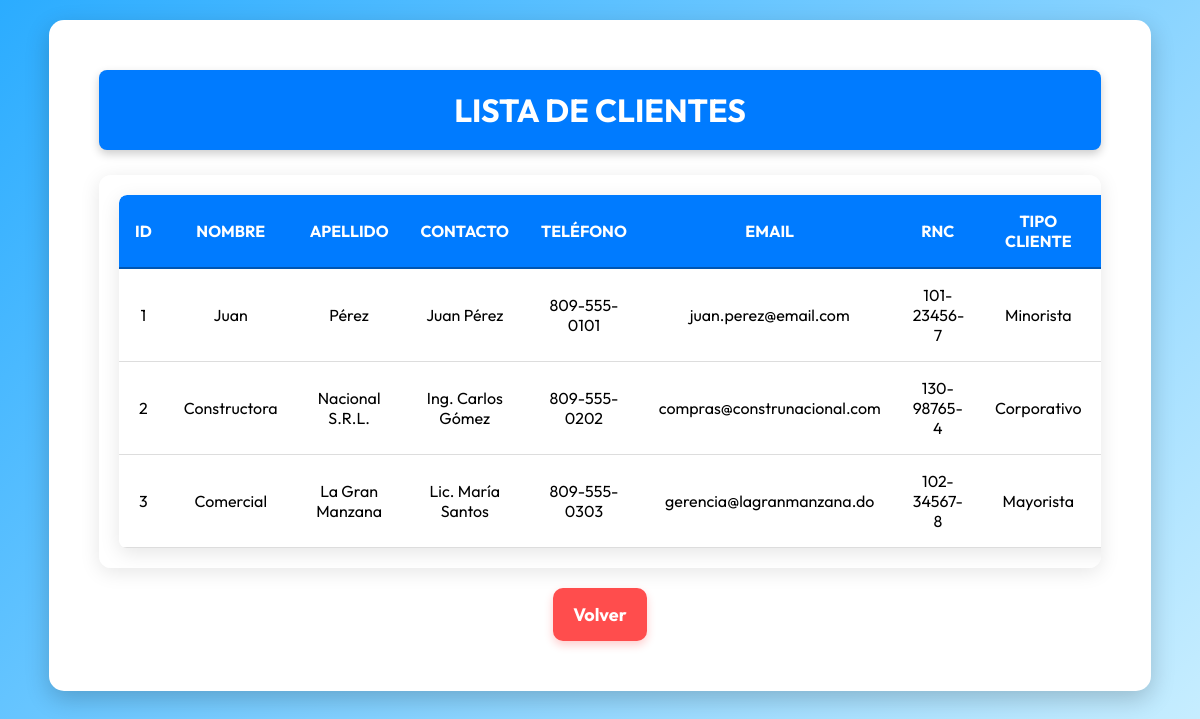
/Cliente/listar.php, run on the app's committed database.
### tables this page shows
CREATE TABLE `clientes` (
  `id` int(11) NOT NULL AUTO_INCREMENT,
  `nombre` varchar(100) NOT NULL,
  `apellido` varchar(100) NOT NULL,
  `contacto` varchar(100) DEFAULT NULL,
  `telefono` varchar(30) DEFAULT NULL,
  `email` varchar(100) DEFAULT NULL,
  `rnc` varchar(50) DEFAULT NULL,
  `direccion_facturacion` text DEFAULT NULL,
  `direccion_envio` text DEFAULT NULL,
  `tipo_cliente` varchar(50) NOT NULL DEFAULT 'Minorista',
  `condiciones_pago` varchar(50) DEFAULT 'Contado',
  `estado` varchar(20) NOT NULL DEFAULT 'Activo',
  PRIMARY KEY (`id`)
);

### Cliente/listar.php (the view, shortened to what this page needs)
<?php
include "../config/conexion.php";
$query = "SELECT * FROM clientes";
$resultado = $conn->query($query);
?>
<!DOCTYPE html>
<html lang="es">
<head>
    <link rel="stylesheet" href="estilosss.css">
</head>
<body>
<div class="container">
    <h2>Lista de Clientes</h2>
    <div class="table-container">
        <table>
            <thead>
                <tr>
                    <th>ID</th>
                    <th>Nombre</th>
                    <th>Apellido</th>
                    <th>Contacto</th>
                    <th>Teléfono</th>
                    <th>Email</th>
                    <th>RNC</th>
                    <th>Tipo Cliente</th>
                    <th>Condiciones Pago</th>
                </tr>
            </thead>
            <tbody>
                <?php
                while ($fila = $resultado->fetch_assoc()):
                ?>
                <tr>
                    <td><?php echo $fila['id']; ?></td>
                    <td><?php echo $fila['nombre']; ?></td>
                    <td><?php echo $fila['apellido']; ?></td>
                    <td><?php echo $fila['contacto']; ?></td>
                    <td><?php echo $fila['telefono']; ?></td>
                    <td><?php echo $fila['email']; ?></td>
                    <td><?php echo $fila['rnc']; ?></td>
                    <td><?php echo $fila['tipo_cliente']; ?></td>
                    <td><?php echo $fila['condiciones_pago']; ?></td>
                </tr>
                <?php endwhile; ?>
            </tbody>
        </table>
    </div>
    <a href="index.php" class="back-button">Volver</a>
</div>
</body>
</html>

### Cliente/estilosss.css (style rules this page uses)
* { margin: 0; padding: 0; box-sizing: border-box; font-family: 'Outfit', sans-serif; }
body { background: linear-gradient(135deg, #2bacff, #cdf0ff); display: flex; flex-direction: column; align-items: center; min-height: 100vh; padding: 20px; animation: fadeIn 0.5s ease-in-out; }
.container { background: #ffffff; padding: 50px; border-radius: 15px; box-shadow: 0 8px 25px rgba(0, 0, 0, 0.2); width: 95%; max-width: 1200px; text-align: center; animation: fadeIn 0.8s ease-in-out; margin-bottom: 30px; }
h1, h2 { display: block; width: 100%; background: #007bff; color: #ffffff; font-size: 32px; font-weight: bold; text-transform: uppercase; padding: 20px; border-radius: 8px; box-shadow: 0px 4px 10px rgba(0, 0, 0, 0.2); margin: 0 auto 25px auto; text-align: center; }
.back-button { display: inline-block; font-size: 18px; padding: 15px 20px; background: #ff4d4d; color: #ffffff; text-decoration: none; border-radius: 10px; transition: 0.3s; margin-top: 20px; font-weight: bold; box-shadow: 0px 4px 10px rgba(255, 0, 0, 0.2); }
.table-container { overflow-x: auto; background: #ffffff; padding: 20px; border-radius: 12px; box-shadow: 0 4px 20px rgba(0, 0, 0, 0.1); margin-top: 30px; max-width: 1200px; margin: 0 auto; }
table { width: 100%; border-collapse: collapse; border-radius: 8px; overflow: hidden; box-shadow: 0px 5px 20px rgba(0, 0, 0, 0.1); table-layout: auto; border: none; }
th, td { padding: 16px; text-align: center; background: #ffffff; border-bottom: 1px solid #ddd; }
th { background: #007bff; color: #ffffff; font-weight: bold; border-bottom: 2px solid #0056b3; text-transform: uppercase; }
tr:nth-child(even) { background: #ffffff; }
thead tr:first-child th:first-child { border-top-left-radius: 8px; }
tbody tr:last-child td:first-child { border-bottom-left-radius: 8px; }

### data on the page
clientes: id "1", nombre "Juan", apellido "Pérez", contacto "Juan Pérez", telefono "809-555-0101", email "juan.perez@email.com", rnc "101-23456-7", tipo_cliente "Minorista"
clientes: id "2", nombre "Constructora", apellido "Nacional S.R.L.", contacto "Ing. Carlos Gómez", telefono "809-555-0202", email "compras@construnacional.com", rnc "130-98765-4", tipo_cliente "Corporativo"
clientes: id "3", nombre "Comercial", apellido "La Gran Manzana", contacto "Lic. María Santos", telefono "809-555-0303", email "gerencia@lagranmanzana.do", rnc "102-34567-8", tipo_cliente "Mayorista"
